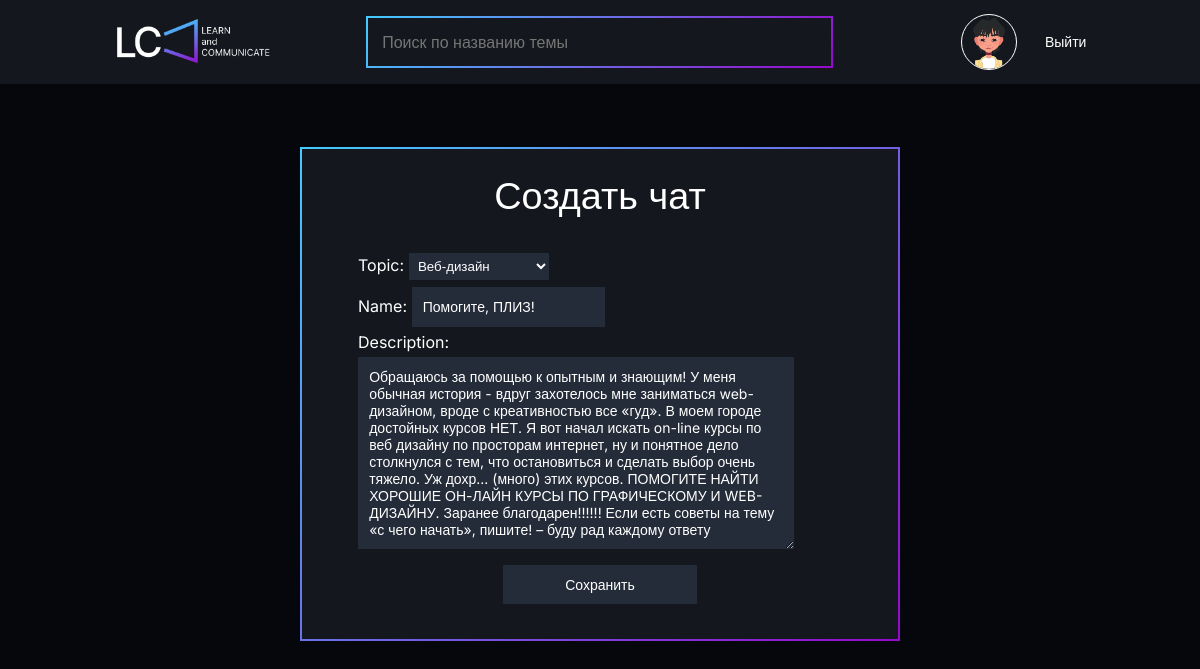
/update-room/31/ (signed in), run on the app's committed database.
### base/models.py (models this page shows, shortened)
class Room(models.Model):
    host = models.ForeignKey(User, on_delete=models.SET_NULL, null = True)
    topic = models.ForeignKey(Topic, on_delete=models.SET_NULL, null = True)
    name = models.CharField(max_length=200)
    description = models.TextField(null=True, blank=True)
    participants = models.ManyToManyField(User, related_name='participants', blank=True)
    updated = models.DateTimeField(auto_now=True)
    created=models.DateTimeField(auto_now_add=True)
    class Meta:
        ordering = ['-updated', '-created']

class Topic(models.Model):
    name = models.CharField(max_length=200)
    def __str__(self):
        return self.name

### base/views.py (the view)
# urls.py: path('update-room/<str:pk>/', views.updateRoom, name = 'update-room'),
@login_required(login_url='login')
def updateRoom(request, pk):
    room = Room.objects.get(id=pk)
    form = RoomForm(instance=room)
    if request.user != room.host:
        return HttpResponse("You are not allowed here")
    if request.method == 'POST':
        form = RoomForm(request.POST, instance = room)
        if form.is_valid():
            form.save()
            return redirect('home')
    context = {'form':form}
    return render(request,'base/room_form.html', context)

### base/forms.py
class RoomForm(ModelForm):
    class Meta:
        model = Room
        fields = '__all__'
        exclude = ['host', 'participants']

### base/templates/base/room_form.html (shortened to what this page needs)
{% extends 'main.html' %}
{% block content %}
<div>
    <form class = "room-form" method="POST" action="">
        {%if page == 'update-room'%}
        <h2>Редактировать чат</h2>
        {%else%}
        <h2>Создать чат</h2>
        {%endif%}
        {{form.as_p}}
        <input type="submit" value="Сохранить"/>
    </form>
</div>
{% endblock content %}

### static/main.css (style rules this page uses)
* { padding: 0; margin: 0; border: 0; }
*, *:before, *:after { -webkit-box-sizing: border-box; box-sizing: border-box; }
html, body { height: 100%; width: 100%; font-size: 100%; line-height: 1; font-size: 14px; -ms-text-size-adjust: 100%; -moz-text-size-adjust: 100%; -webkit-text-size-adjust: 100%; }
input, button, textarea { font-family: inherit; }
h1, h2, h3, h4, h5, h6 { font-size: inherit; font-weight: 400; }
select { background-color: #242C39; color: white; border-radius: 0.1em; width: 10rem; padding: 0.4em; }
.room-form { display: -webkit-box; display: -ms-flexbox; display: flex; -webkit-box-orient: vertical; -webkit-box-direction: normal; -ms-flex-direction: column; flex-direction: column; width: 50%; margin: 0 auto; margin-top: 4.5rem; padding: 2rem 4rem; background-color: #14181E; border: 2px solid white; -o-border-image: linear-gradient(135deg, #43CBFF 0%, #9708CC 100%); border-image: linear-gradient(135deg, #43CBFF 0%, #9708CC 100%); border-image-slice: 1; }
.room-form h2 { font-size: 2.7rem; margin: 0 auto; margin-bottom: 1em; }
.room-form input { color: white; font-size: 1rem; min-width: 125px; width: 90%; margin: 0.5em auto; padding: 0.8rem; background-color: #242C39; }
.room-form input:last-child { width: 40%; }
.room-form textarea { color: white; font-size: 1rem; min-width: 125px; width: 90%; margin: 0.5em auto; padding: 0.8rem; background-color: #242C39; }
body { font-family: "Inter", sans-serif; font-size: 16px; font-weight: 400; color: white; background-color: #06070D; }

### data on the page
Room: topic "Веб-дизайн", description "Обращаюсь за помощью к опытным и знающим! У меня обычная история - вдруг захотелось мне заниматься web-дизайном, вроде с креативностью все «гуд». В моем городе достойных курсов НЕТ. Я вот начал искать on-line курсы по веб дизайну по просторам интернет, ну и понятное дело столкнулся с тем, что остановиться и сделать выбор очень тяжело. Уж дохр... (много) этих курсов. ПОМОГИТЕ НАЙТИ ХОРОШИЕ ОН-ЛАЙН КУРСЫ ПО ГРАФИЧЕСКОМУ И WEB-ДИЗАЙНУ. Заранее благодарен!!!!!! Если есть советы на тему «с чего начать», пишите! – буду рад каждому ответу"
Topic: name "Помогите, ПЛИЗ!"
